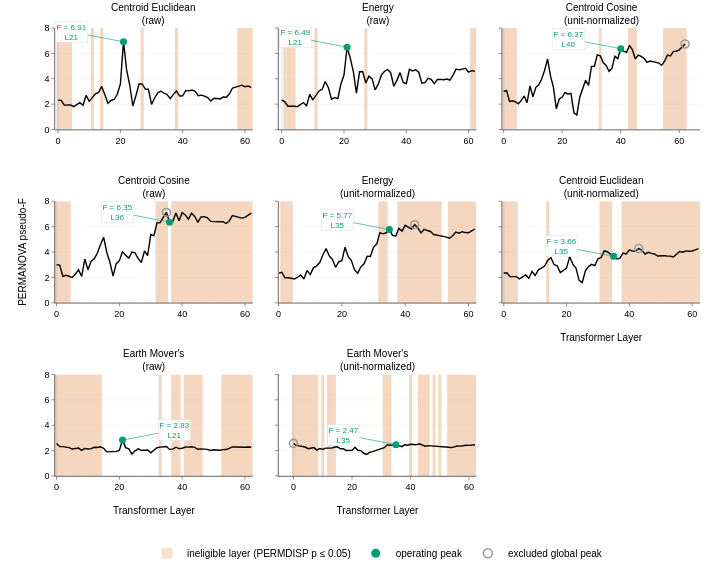

The notebook cell this image was saved under:
### Code cell
# ── Gate-first per-layer figure ────────────────────────────────────────────
# PERMDISP defines the eligible region at each layer (non-significant within-
# group dispersion). The operating peak is the maximum PERMANOVA pseudo-F WITHIN
# that region; a metric's global peak that lands on an ineligible (PERMDISP-
# significant) layer is shown but excluded. Colours match Table 1.
COLOR_PRIMARY   = "#000000"                 # black — pseudo-F trajectory
COLOR_REF       = "rgba(150,150,150,0.4)"   # reference line at y=0
COLOR_HIGHLIGHT = "#009E73"                 # green — peak markers (shared with ANOSIM supplement)
GATE_PASS  = "#009E73"                      # green — operating (eligible) peak
GATE_FAIL  = "#9a9a9a"                      # gray  — excluded (ineligible) peak
INADM_FILL = "rgba(213,94,0,0.25)"         # pale red — ineligible layer band
ALPHA = 0.05

metrics = [dt for dt in FORMAL_TITLES if dt in set(permanova_pd['dist_type'])]


def _sig_runs(layers_sorted):
    """Contiguous runs of PERMDISP-significant layers -> [[start, end], ...]."""
    runs = []
    for L in layers_sorted:
        if runs and L == runs[-1][1] + 1:
            runs[-1][1] = L
        else:
            runs.append([L, L])
    return runs


def _annotation_offset(m, Lo, Fo, Y_MAX, window=8):
    """Return (ax, ay) pixel offsets that avoid overlapping the line.

    Horizontal: offset toward whichever side of the peak has the larger
    average F drop (more visual clearance there).
    Vertical: go above unless the peak is within 1 F-unit of Y_MAX.
    """
    left_f  = m.loc[(m['layer'] >= Lo - window) & (m['layer'] < Lo),  'F']
    right_f = m.loc[(m['layer'] >  Lo)          & (m['layer'] <= Lo + window), 'F']
    left_drop  = Fo - (left_f.mean()  if len(left_f)  else Fo)
    right_drop = Fo - (right_f.mean() if len(right_f) else Fo)
    ax = -52 if left_drop > right_drop else 52   # toward the steeper drop
    ay = 53 if Fo > Y_MAX - 1.0 else -10         # below if near top, else above
    return ax, ay


# Per-metric gate computation (uses the full per-layer PERMDISP surface)
info = {}
for dt in metrics:
    pm = (permanova_pd[permanova_pd['dist_type'] == dt][['layer', 'pseudo-F']]
          .rename(columns={'pseudo-F': 'F'}))
    pp = (permdisp_pd[permdisp_pd['dist_type'] == dt][['layer', 'p-value']]
          .rename(columns={'p-value': 'permdisp_p'}))
    m = pm.merge(pp, on='layer').sort_values('layer').reset_index(drop=True)

    g = m.loc[m['F'].idxmax()]                              # global pseudo-F peak
    adm = m[m['permdisp_p'] > ALPHA]                        # eligible layers
    op = adm.loc[adm['F'].idxmax()] if len(adm) else None   # operating peak
    global_adm = bool(g['permdisp_p'] > ALPHA)
    runs = _sig_runs(sorted(m.loc[m['permdisp_p'] <= ALPHA, 'layer'].tolist()))

    info[dt] = dict(m=m, g=g, op=op, global_adm=global_adm, runs=runs,
                    op_F=(float(op['F']) if op is not None else -1.0))

# Order panels by eligible peak pseudo-F descending
ordered = sorted(metrics, key=lambda d: -info[d]['op_F'])

rows, cols = 3, 3
fig = make_subplots(
    rows=rows, cols=cols,
    subplot_titles=[FORMAL_TITLES.get(dt, dt) for dt in ordered],
    shared_xaxes=False, shared_yaxes=True,
    horizontal_spacing=0.04, vertical_spacing=0.16,
)

fig.update_layout(
    template='plotly_white',
    font=dict(family="Helvetica, Arial, sans-serif", size=10, color="black"),
    # No in-figure title: Nature Portfolio wants it in the caption, and at
    # size 12.5 it rendered ~8.9 pt at 180 mm, over the 7 pt body-text cap.
    # Trimmed to leave ~10 px of dead canvas on each edge (measured off the
    # exported PDF): the old l=55/r=20/t=28/b=94 left 26/29/12/26 px of blank
    # border, and the figure is placed at width=	extwidth, so that border was
    # just shrinking the panels. Panels are ~5% wider and ~6% taller now.
    # t stays generous: the two-line subplot titles sit right under the canvas
    # edge, and at t=24 they cleared it by only 0.09 in and read as cut off.
    # t=32 gives 0.17 in, vs 0.13 in before any of this.
    margin=dict(l=38, r=4, t=32, b=66),
    width=720, height=580,
    showlegend=True,
    legend=dict(orientation='h', x=0.5, xanchor='center', y=-0.14, yanchor='top',
                font=dict(size=10), bgcolor='rgba(0,0,0,0)'),
)

fig.update_annotations(font=dict(size=10, color="black", family="Helvetica, Arial, sans-serif"))

# Legend proxies
fig.add_trace(go.Scatter(x=[None], y=[None], mode='markers',
    marker=dict(symbol='square', color='rgba(213,94,0,0.20)', size=11),
    name='ineligible layer (PERMDISP p ≤ 0.05)'))
fig.add_trace(go.Scatter(x=[None], y=[None], mode='markers',
    marker=dict(color=GATE_PASS, size=9),
    name='operating peak'))
fig.add_trace(go.Scatter(x=[None], y=[None], mode='markers',
    marker=dict(symbol='circle-open', color=GATE_FAIL, size=9, line=dict(width=1.6)),
    name='excluded global peak'))

for i, dt in enumerate(ordered):
    row, col = i // cols + 1, i % cols + 1
    d = info[dt]
    m = d['m']

    # Ineligible bands drawn as filled traces BEFORE the line trace so they
    # sit behind it. Using go.Scatter instead of add_vrect avoids a CEF
    # compositing bug in PyCharm where layer='below' shapes miss the initial
    # paint and only appear after a forced repaint (e.g. hovering another window).
    Y_MAX = 8
    for (a, b) in d['runs']:
        fig.add_trace(go.Scatter(
            x=[a - 0.5, a - 0.5, b + 0.5, b + 0.5, a - 0.5],
            y=[0, Y_MAX, Y_MAX, 0, 0],
            fill='toself', fillcolor=INADM_FILL,
            line=dict(width=0), mode='lines',
            showlegend=False, hoverinfo='skip',
        ), row=row, col=col)

    # Pseudo-F trajectory
    fig.add_trace(go.Scatter(
        x=m['layer'], y=m['F'], mode='lines',
        line=dict(color=COLOR_PRIMARY, width=1.4),
        customdata=m[['permdisp_p']],
        hovertemplate='layer=%{x}<br>pseudo-F=%{y:.2f}<br>PERMDISP p=%{customdata[0]:.4f}<extra></extra>',
        showlegend=False), row=row, col=col)

    # Reference line at y=0
    fig.add_hline(y=0, line_dash="dash", line_color=COLOR_REF, line_width=0.5,
                  row=row, col=col)

    # Excluded global peak — only when it falls on an ineligible layer
    if not d['global_adm']:
        fig.add_trace(go.Scatter(
            x=[d['g']['layer']], y=[d['g']['F']], mode='markers',
            marker=dict(symbol='circle-open', color=GATE_FAIL, size=8,
                        line=dict(width=1.6)),
            showlegend=False, hoverinfo='skip'), row=row, col=col)

    # Operating peak (green, no edge) + annotation
    if d['op'] is not None:
        Lo, Fo = int(d['op']['layer']), float(d['op']['F'])
        fig.add_trace(go.Scatter(
            x=[Lo], y=[Fo], mode='markers',
            marker=dict(color=GATE_PASS, size=7),
            showlegend=False, hoverinfo='skip'), row=row, col=col)
        ax_val, ay_val = _annotation_offset(m, Lo, Fo, Y_MAX)
        fig.add_annotation(
            x=Lo, y=Fo, text=f"F = {Fo:.2f}<br>L{Lo}",
            showarrow=True, arrowhead=2, arrowwidth=0.6, arrowsize=1,
            arrowcolor=GATE_PASS,
            font=dict(size=8, color=GATE_PASS, family="Helvetica, Arial, sans-serif"),
            bgcolor='rgba(255,255,255,0.85)', bordercolor='rgba(0,0,0,0.12)',
            borderwidth=0.5, align='center', ax=ax_val, ay=ay_val,
            row=row, col=col)

# Axis titles. Label the bottom-most OCCUPIED panel in each column: with 8
# panels in a 3x3 grid the row-3/col-3 cell is empty, so targeting `rows`
# blindly left the third column's axis unlabelled.
bottom_row_of_col = {}
for i in range(len(ordered)):
    bottom_row_of_col[i % cols + 1] = i // cols + 1
for c, r in sorted(bottom_row_of_col.items()):
    fig.update_xaxes(title_text="Transformer Layer", title_font=dict(size=10),
                     row=r, col=c)
fig.update_yaxes(title_text="PERMANOVA pseudo-F", title_font=dict(size=10),
                 row=2, col=1)

# Axis styling
fig.update_xaxes(tickfont=dict(size=9), showgrid=False, linecolor='black',
                 linewidth=0.6, ticks='outside', ticklen=3, tickwidth=0.6)
fig.update_yaxes(range=[0, Y_MAX], tickfont=dict(size=9), showgrid=True,
                 gridcolor='rgba(200,200,200,0.3)', gridwidth=0.5,
                 linecolor='black', linewidth=0.6, ticks='outside',
                 ticklen=3, tickwidth=0.6)

fig.show()
